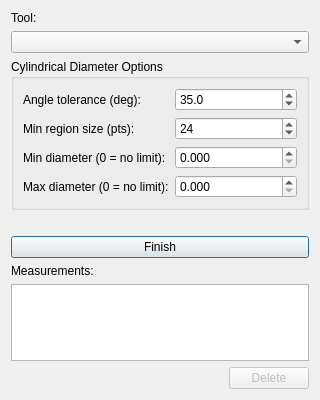
<?xml version="1.0" encoding="UTF-8"?>
<ui version="4.0">
 <class>MeasurementDialog</class>
 <widget class="QDialog" name="MeasurementDialog">
  <property name="geometry">
   <rect>
    <x>0</x>
    <y>0</y>
    <width>320</width>
    <height>400</height>
   </rect>
  </property>
  <property name="windowTitle">
   <string>Measure</string>
  </property>
  <layout class="QVBoxLayout" name="verticalLayout">
   <item>
    <widget class="QLabel" name="toolLabel">
     <property name="text">
      <string>Tool:</string>
     </property>
    </widget>
   </item>
   <item>
    <widget class="QComboBox" name="toolCombo"/>
   </item>
   <item>
    <widget class="QGroupBox" name="cylindricalDiameterOptionsGroup">
     <property name="visible">
      <bool>false</bool>
     </property>
     <property name="title">
      <string>Cylindrical Diameter Options</string>
     </property>
     <layout class="QFormLayout" name="cylindricalDiameterOptionsForm">
      <item row="0" column="0">
       <widget class="QLabel" name="cylMaxAngleLabel">
        <property name="text">
         <string>Angle tolerance (deg):</string>
        </property>
       </widget>
      </item>
      <item row="0" column="1">
       <widget class="QDoubleSpinBox" name="cylMaxAngleSpin">
        <property name="toolTip">
         <string>&lt;html&gt;&lt;head/&gt;&lt;body&gt;&lt;p&gt;Max angle between a candidate point's normal and the fitted cylinder's radial direction for it to join the region (CGAL Region Growing's maximum_angle). This app's own default is 35 degrees (CGAL's own default is 25).&lt;/p&gt;&lt;/body&gt;&lt;/html&gt;</string>
        </property>
        <property name="decimals">
         <number>1</number>
        </property>
        <property name="minimum">
         <double>1.000000000000000</double>
        </property>
        <property name="maximum">
         <double>90.000000000000000</double>
        </property>
        <property name="value">
         <double>35.000000000000000</double>
        </property>
       </widget>
      </item>
      <item row="1" column="0">
       <widget class="QLabel" name="cylMinRegionSizeLabel">
        <property name="text">
         <string>Min region size (pts):</string>
        </property>
       </widget>
      </item>
      <item row="1" column="1">
       <widget class="QSpinBox" name="cylMinRegionSizeSpin">
        <property name="toolTip">
         <string>&lt;html&gt;&lt;head/&gt;&lt;body&gt;&lt;p&gt;Minimum accepted point count for a fitted cylindrical region (CGAL Region Growing's minimum_region_size). This app's own default is 24 (CGAL's own default is 3).&lt;/p&gt;&lt;/body&gt;&lt;/html&gt;</string>
        </property>
        <property name="minimum">
         <number>3</number>
        </property>
        <property name="maximum">
         <number>1000</number>
        </property>
        <property name="value">
         <number>24</number>
        </property>
       </widget>
      </item>
      <item row="2" column="0">
       <widget class="QLabel" name="cylMinDiameterLabel">
        <property name="text">
         <string>Min diameter (0 = no limit):</string>
        </property>
       </widget>
      </item>
      <item row="2" column="1">
       <widget class="QDoubleSpinBox" name="cylMinDiameterSpin">
        <property name="toolTip">
         <string>&lt;html&gt;&lt;head/&gt;&lt;body&gt;&lt;p&gt;Reject a fitted cylinder smaller than this diameter. 0 means no lower limit (CGAL's own default).&lt;/p&gt;&lt;/body&gt;&lt;/html&gt;</string>
        </property>
        <property name="decimals">
         <number>3</number>
        </property>
        <property name="minimum">
         <double>0.000000000000000</double>
        </property>
        <property name="maximum">
         <double>1000000.000000000000000</double>
        </property>
        <property name="value">
         <double>0.000000000000000</double>
        </property>
       </widget>
      </item>
      <item row="3" column="0">
       <widget class="QLabel" name="cylMaxDiameterLabel">
        <property name="text">
         <string>Max diameter (0 = no limit):</string>
        </property>
       </widget>
      </item>
      <item row="3" column="1">
       <widget class="QDoubleSpinBox" name="cylMaxDiameterSpin">
        <property name="toolTip">
         <string>&lt;html&gt;&lt;head/&gt;&lt;body&gt;&lt;p&gt;Reject a fitted cylinder larger than this diameter. 0 means no upper limit (CGAL's own default).&lt;/p&gt;&lt;/body&gt;&lt;/html&gt;</string>
        </property>
        <property name="decimals">
         <number>3</number>
        </property>
        <property name="minimum">
         <double>0.000000000000000</double>
        </property>
        <property name="maximum">
         <double>1000000.000000000000000</double>
        </property>
        <property name="value">
         <double>0.000000000000000</double>
        </property>
       </widget>
      </item>
     </layout>
    </widget>
   </item>
   <item>
    <widget class="QLabel" name="statusLabel">
     <property name="wordWrap">
      <bool>true</bool>
     </property>
     <property name="text">
      <string/>
     </property>
    </widget>
   </item>
   <item>
    <widget class="QPushButton" name="finishButton">
     <property name="visible">
      <bool>false</bool>
     </property>
     <property name="text">
      <string>Finish</string>
     </property>
    </widget>
   </item>
   <item>
    <widget class="QLabel" name="measurementsLabel">
     <property name="text">
      <string>Measurements:</string>
     </property>
    </widget>
   </item>
   <item>
    <widget class="QListWidget" name="resultsList"/>
   </item>
   <item>
    <layout class="QHBoxLayout" name="buttonRow">
     <item>
      <spacer name="buttonRowSpacer">
       <property name="orientation">
        <enum>Qt::Orientation::Horizontal</enum>
       </property>
       <property name="sizeHint" stdset="0">
        <size>
         <width>40</width>
         <height>20</height>
        </size>
       </property>
      </spacer>
     </item>
     <item>
      <widget class="QPushButton" name="deleteButton">
       <property name="enabled">
        <bool>false</bool>
       </property>
       <property name="text">
        <string>Delete</string>
       </property>
      </widget>
     </item>
    </layout>
   </item>
  </layout>
 </widget>
 <resources/>
 <connections/>
</ui>
